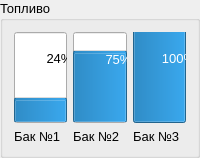
           <widget class="QGroupBox" name="groupBox_10">
            <property name="font">
             <font>
              <pointsize>10</pointsize>
             </font>
            </property>
            <property name="title">
             <string>Топливо</string>
            </property>
            <layout class="QHBoxLayout" name="horizontalLayout_35">
             <item>
              <layout class="QVBoxLayout" name="verticalLayout_21">
               <item>
                <widget class="QProgressBar" name="progressBar">
                 <property name="sizePolicy">
                  <sizepolicy hsizetype="Preferred" vsizetype="Expanding">
                   <horstretch>0</horstretch>
                   <verstretch>0</verstretch>
                  </sizepolicy>
                 </property>
                 <property name="value">
                  <number>24</number>
                 </property>
                 <property name="orientation">
                  <enum>Qt::Vertical</enum>
                 </property>
                </widget>
               </item>
               <item>
                <widget class="QLabel" name="label_28">
                 <property name="text">
                  <string>Бак №1</string>
                 </property>
                </widget>
               </item>
              </layout>
             </item>
             <item>
              <layout class="QVBoxLayout" name="verticalLayout_23">
               <item>
                <widget class="QProgressBar" name="progressBar_3">
                 <property name="sizePolicy">
                  <sizepolicy hsizetype="Preferred" vsizetype="Expanding">
                   <horstretch>0</horstretch>
                   <verstretch>0</verstretch>
                  </sizepolicy>
                 </property>
                 <property name="value">
                  <number>75</number>
                 </property>
                 <property name="orientation">
                  <enum>Qt::Vertical</enum>
                 </property>
                </widget>
               </item>
               <item>
                <widget class="QLabel" name="label_30">
                 <property name="text">
                  <string>Бак №2</string>
                 </property>
                </widget>
               </item>
              </layout>
             </item>
             <item>
              <layout class="QVBoxLayout" name="verticalLayout_30">
               <item>
                <widget class="QProgressBar" name="progressBar_4">
                 <property name="sizePolicy">
                  <sizepolicy hsizetype="Preferred" vsizetype="Expanding">
                   <horstretch>0</horstretch>
                   <verstretch>0</verstretch>
                  </sizepolicy>
                 </property>
                 <property name="value">
                  <number>100</number>
                 </property>
                 <property name="orientation">
                  <enum>Qt::Vertical</enum>
                 </property>
                </widget>
               </item>
               <item>
                <widget class="QLabel" name="label_36">
                 <property name="text">
                  <string>Бак №3</string>
                 </property>
                </widget>
               </item>
              </layout>
             </item>
            </layout>
           </widget>
